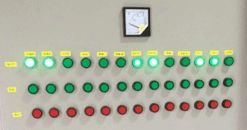
#> input picture opencv/red_green_light.jpg, 247 x 130 px
$ python red_green_light.py
#> lines starting #> are read from the running program, lines starting #| are printed output that depends on the picture; after the words box and inside, x2 and y2 are one past the last pixel; in counts of white or black regions, pixels touching at a corner belong together
import cv2 as cv
import numpy as np

def create_mask (shape, bool_index):
    if len(shape) > 2:
        shape = (shape[0], shape[1])

    mask = np.zeros(shape, dtype = np.uint8)
    mask[bool_index] = 255

    return mask

# 读取图像
img = cv.imread("./red_green_light.jpg")
#> img is the input picture: shape (130, 247, 3); mean B, G, R 161.5, 178.3, 175.3
img_copy = img.copy()  # 留一个原图像的副本
cv.imshow("img", img)

# 检测红色和绿色的区域
img_hsv = cv.cvtColor(img, cv.COLOR_BGR2HSV)  # 转换到hsv空间
#> img_hsv: shape (130, 247, 3); mean H, S, V 33.9, 38.7, 183.9
index_red = (((img_hsv[:, :, 0] >= 0) & (img_hsv[:, :, 0] <= 10)) | ((img_hsv[:, :, 0] >= 160) & (img_hsv[:, :, 0] <= 179))) & \
            ((img_hsv[:, :, 1] >= 50) & (img_hsv[:, :, 1] <= 255)) & \
            ((img_hsv[:, :, 2] >= 50) & (img_hsv[:, :, 2] <= 255))
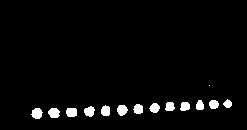
#> index_red: shape (130, 247) bool; 3.2% white; 14 white regions (1 under 20 px), largest, box (x1, y1, x2, y2) and area: (31, 108, 43, 119) 97, (48, 108, 60, 118) 95, (117, 105, 128, 116) 91

index_green = ((img_hsv[:, :, 0] >= 35) & (img_hsv[:, :, 0] <= 90)) & \
              ((img_hsv[:, :, 1] >= 80) & (img_hsv[:, :, 1] <= 255)) & \
              ((img_hsv[:, :, 2] >= 50) & (img_hsv[:, :, 2] <= 255))
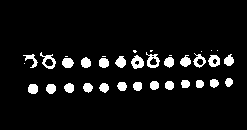
#> index_green: shape (130, 247) bool; 6.7% white; 35 white regions (9 under 20 px), largest, box (x1, y1, x2, y2) and area: (131, 55, 144, 69) 117, (40, 52, 56, 69) 109, (146, 52, 160, 68) 109

index = index_red | index_green  # 红色或绿色的区域
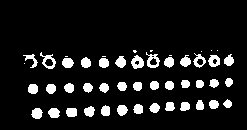
#> index: shape (130, 247) bool; 9.9% white; 48 white regions (9 under 20 px), largest, box (x1, y1, x2, y2) and area: (131, 55, 144, 69) 117, (40, 52, 56, 69) 109, (146, 52, 160, 68) 109

# 边缘检测
img_gray = cv.cvtColor(img, cv.COLOR_BGR2GRAY)  # 原图像转换为灰度图像
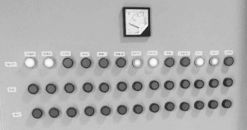
#> img_gray: shape (130, 247); min 27, max 254, mean 175.4
img_gray = cv.medianBlur(img_gray, 3)  # 进行中值滤波使得图像更加平滑
img_edge = cv.Canny(img_gray, 150, 220)  # Canny边缘检测
#> img_edge: shape (130, 247); 5.4% white in thin lines or dots, all inside (x1, y1, x2, y2) = (25, 6, 235, 119)

# 将不是灯的边缘去掉
mask = create_mask(img.shape, index)  # 红绿灯区域的掩码
kernel_dilate = cv.getStructuringElement(cv.MORPH_RECT, (3, 3))
mask = cv.dilate(mask, kernel_dilate, iterations = 1)
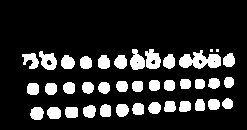
#> mask: shape (130, 247); 16.3% white; 39 white regions (2 under 20 px), largest, box (x1, y1, x2, y2) and area: (179, 50, 221, 69) 492, (145, 49, 161, 69) 229, (39, 51, 57, 70) 217
img_masked = cv.bitwise_and(img_edge, mask)
#> img_masked: shape (130, 247); 4.4% white in thin lines or dots, all inside (x1, y1, x2, y2) = (25, 54, 235, 119)

# 将灯的边缘转换为一个边缘，而不是一种类似于环形的结构
kernel_closing = cv.getStructuringElement(cv.MORPH_RECT, (3, 3))
img_masked = cv.morphologyEx(img_masked, cv.MORPH_CLOSE, kernel_closing)
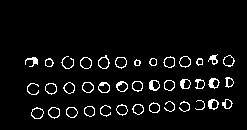
#> img_masked: shape (130, 247); 5.1% white in thin lines or dots, all inside (x1, y1, x2, y2) = (25, 54, 235, 119)

# 连通域检测并且使用圆逼近
img_masked_copy = img_masked.copy()
contours, _ = cv.findContours(img_masked_copy, cv.RETR_EXTERNAL, cv.CHAIN_APPROX_SIMPLE)  # 检测最外围的边缘
#> contours = 39 contours, 6 with area under 20; largest, box (x1, y1, x2, y2) and area: (31, 107, 44, 119) 102, (80, 57, 92, 69) 102, (98, 55, 110, 69) 100, (115, 57, 127, 69) 97, (45, 83, 57, 95) 96
center_list = []  # 圆心列表
for cnt in contours:
    (x, y), r = cv.minEnclosingCircle(cnt)  #得到近似圆的中心和半径
    center = (int(x), int(y))
    center_list.append(np.array(center))
    r = int(r)
    cv.circle(img_copy, center, r, (0, 0, 255), 2)
#> this loop made 39 passes
#> (x, y, r, center) on passes 1, 2, 3, 5, 6, 7, 8, 9, 10, 11, 12, 13: (71.21, 111.8, 5, (71, 111)), (53.73, 112, 6, (53, 112)), (36.93, 112.8, 6, (36, 112)), (105.3, 110.5, 5, (105, 110)), (137.7, 108.8, 5, (137, 108)), (121.5, 109.5, 5, (121, 109)), (154, 107.5, 5, (154, 107)), (184.2, 106.3, 5, (184, 106)), (169.2, 106.3, 5, (169, 106)), (199.2, 104.8, 5, (199, 104)), (226.9, 103.5, 5, (226, 103)), (212.8, 103.9, 5, (212, 103))
#> (x, y, r) on passes 4, 21: (89, 111, 5), (169, 85, 5)
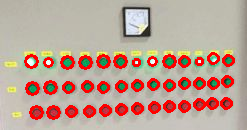
#> img_copy: shape (130, 247, 3); mean B, G, R 147.7, 161.9, 189.5
#> after the loop, center_list = 39 pairs, first value 31 to 228, second value 58 to 112

centers = np.array(center_list)
#> centers has the same summary as center_list
cv.imshow("with circle", img_copy)

# 重塑数组
centers = centers[::-1]
centers = centers.reshape(3, -1, 2)
sort_index = np.argsort(centers[:, :, 0], axis = 1)
row_index = np.arange(centers.shape[0])[:, None]
#> row_index = [0, 1, 2]
centers = centers[row_index, sort_index, :]
centers = centers.reshape(-1, 2)

# 检测颜色和亮度
lights_color = np.chararray(centers.shape[0])
for i in range(centers.shape[0]):
    row = centers[i, 1]
    column = centers[i, 0]
    h = img_hsv[row, column, 0]
    s = img_hsv[row, column, 1]

    # 处理颜色跳变情况，只对绿色处理
    if i > 0 and i < centers.shape[0] - 1:
        if not ((h >= 0 and h <= 10) or (h >= 160 and h <= 179)):
            h1 = int(img_hsv[centers[i - 1, 1], centers[i - 1, 0], 0])
            h2 = int(img_hsv[centers[i + 1, 1], centers[i + 1, 0], 0])
            if (abs(h - h1) > 30) and (abs(h - h2) > 30):
                h = int((h1 + h2) / 2)

    if h >= 35 and h <= 90:
        if s < 150:
            lights_color[i] = 'G'
        else:
            lights_color[i] = 'g'
    elif (h >= 0 and h <= 10) or (h >= 160 and h <= 179):
        if s < 50:
            lights_color[i] = 'R'
        else:
            lights_color[i] = 'r'
    else:
        lights_color[i] = 'N'
#> this loop made 39 passes
#> (row, column, s, h1, h2) on passes 2 to 13: (62, 48, 2, 81, 77), (62, 67, 254, 150, 75), (62, 85, 255, 77, 73), (61, 103, 255, 75, 77), (61, 120, 247, 73, 89), (62, 136, 27, 77, 83), (61, 152, 25, 89, 73), (61, 169, 255, 83, 79), (61, 184, 248, 73, 90), (61, 199, 24, 79, 82), (58, 213, 149, 90, 74), (60, 228, 233, 82, 77)
#> (row, column, s) on passes 1, 27, 28, 29, 30, 31: (61, 31, 13), (112, 36, 198), (112, 53, 199), (111, 71, 194), (111, 89, 207), (110, 105, 210)
#> after the loop, h1 = 77; h2 = 178

print("r/R: 红色\ng/G: 绿色\n小写字母表示灯灭, 大写字母表示灯亮")
lights_color = np.array(lights_color)
lights_color = lights_color.reshape(3, -1)
print(lights_color)
#| [[b'G' b'G' b'g' b'g' b'g' b'g' b'G' b'G' b'g' b'g' b'G' b'G' b'g']
#|  [b'g' b'g' b'g' b'g' b'g' b'g' b'g' b'g' b'g' b'g' b'g' b'g' b'g']
#|  [b'r' b'r' b'r' b'r' b'r' b'r' b'r' b'r' b'r' b'r' b'r' b'r' b'r']]

cv.waitKey(0)
